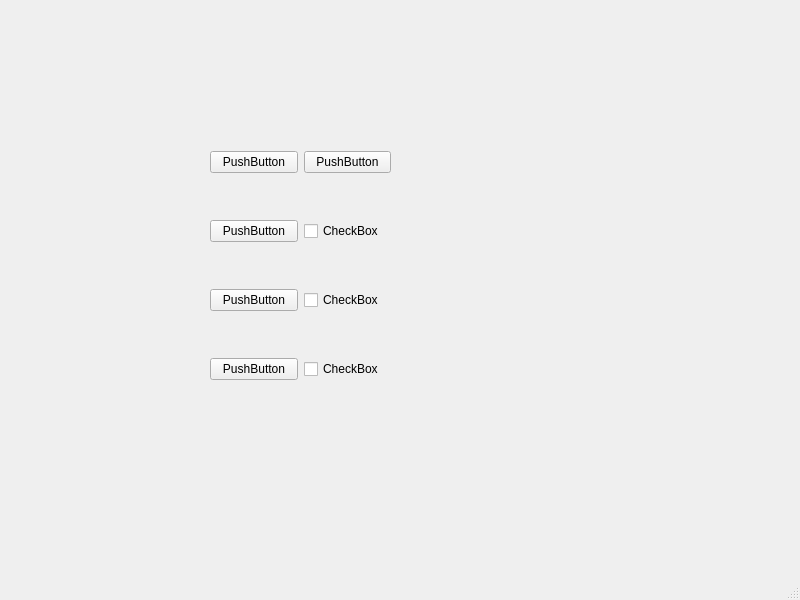
<?xml version="1.0" encoding="UTF-8"?>
<ui version="4.0">
 <class>MainWindow</class>
 <widget class="QMainWindow" name="MainWindow">
  <property name="geometry">
   <rect>
    <x>0</x>
    <y>0</y>
    <width>800</width>
    <height>600</height>
   </rect>
  </property>
  <property name="windowTitle">
   <string>MainWindow</string>
  </property>
  <widget class="QWidget" name="centralwidget">
   <widget class="QWidget" name="gridLayoutWidget">
    <property name="geometry">
     <rect>
      <x>210</x>
      <y>110</y>
      <width>181</width>
      <height>311</height>
     </rect>
    </property>
    <layout class="QGridLayout" name="gridLayout">
     <item row="1" column="1">
      <widget class="QCheckBox" name="checkBox_1">
       <property name="text">
        <string>CheckBox</string>
       </property>
      </widget>
     </item>
     <item row="3" column="1">
      <widget class="QCheckBox" name="checkBox_2">
       <property name="text">
        <string>CheckBox</string>
       </property>
      </widget>
     </item>
     <item row="4" column="1">
      <widget class="QCheckBox" name="checkBox_3">
       <property name="text">
        <string>CheckBox</string>
       </property>
      </widget>
     </item>
     <item row="0" column="0">
      <widget class="QPushButton" name="pushButton_1">
       <property name="text">
        <string>PushButton</string>
       </property>
      </widget>
     </item>
     <item row="0" column="1">
      <widget class="QPushButton" name="pushButton_2">
       <property name="text">
        <string>PushButton</string>
       </property>
      </widget>
     </item>
     <item row="4" column="0">
      <widget class="QPushButton" name="pushButton_5">
       <property name="text">
        <string>PushButton</string>
       </property>
      </widget>
     </item>
     <item row="1" column="0">
      <widget class="QPushButton" name="pushButton_3">
       <property name="text">
        <string>PushButton</string>
       </property>
      </widget>
     </item>
     <item row="3" column="0">
      <widget class="QPushButton" name="pushButton_4">
       <property name="text">
        <string>PushButton</string>
       </property>
      </widget>
     </item>
    </layout>
   </widget>
  </widget>
  <widget class="QMenuBar" name="menubar">
   <property name="geometry">
    <rect>
     <x>0</x>
     <y>0</y>
     <width>800</width>
     <height>21</height>
    </rect>
   </property>
  </widget>
  <widget class="QStatusBar" name="statusbar"/>
 </widget>
 <resources/>
 <connections/>
</ui>
